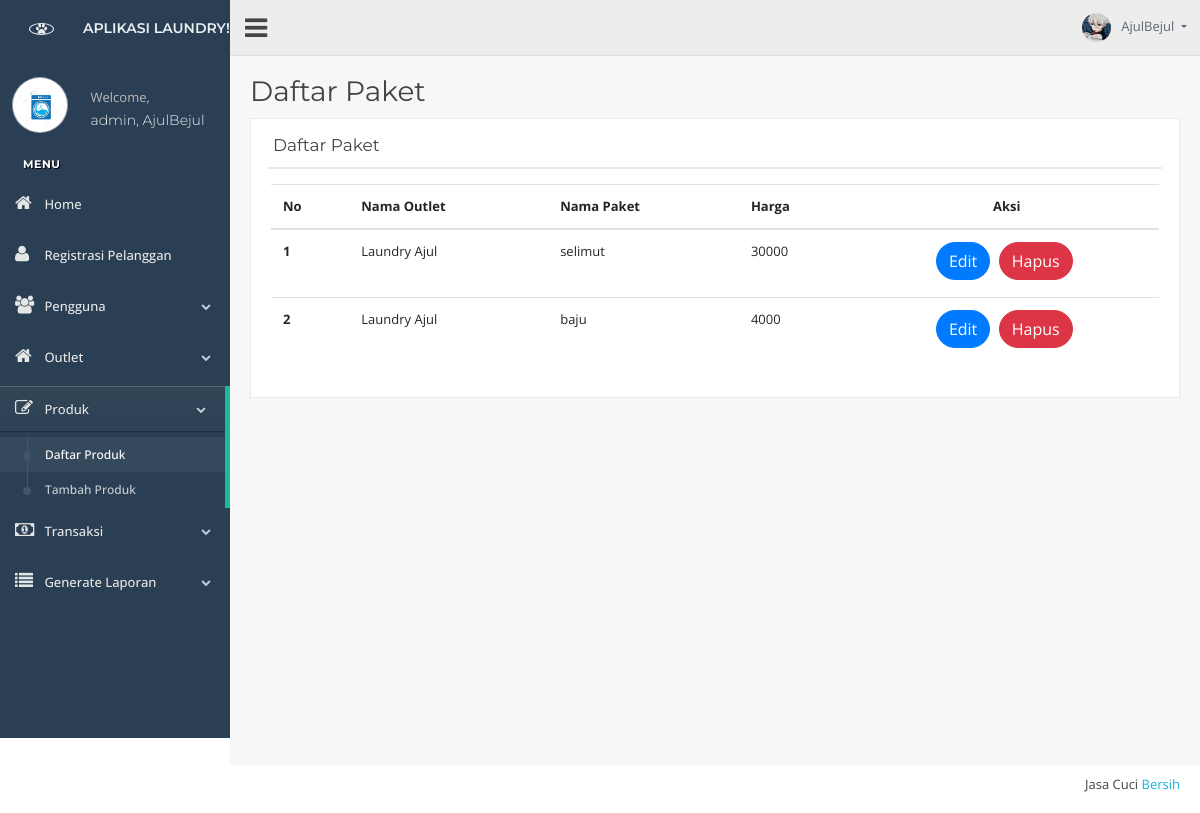
The page /views/produk/v_list_produk.php (signed in) on the database its author committed.
### tables this page shows
CREATE TABLE `tb_paket` (
  `id` int(11) NOT NULL,
  `id_outlet` int(11) NOT NULL,
  `jenis` enum('kilon','selimut','bed_cover','kaos','lain') DEFAULT NULL,
  `nama_paket` varchar(100) NOT NULL,
  `harga` int(11) NOT NULL
);

CREATE TABLE `tb_outlet` (
  `id` int(11) NOT NULL,
  `nama` varchar(100) NOT NULL,
  `alamat` text NOT NULL,
  `tlp` varchar(15) NOT NULL
);

### controllers/c_koneksi.php (called while the page is built)
<?php
class c_koneksi{
    function koneksi(){
        $conn = mysqli_connect('localhost','root','','laundry');
        if (!$conn) {
            die("Koneksi gagal: " . mysqli_connect_error());
        }else{
            return $conn;
        }
    }
}
?>

### controllers/c_produk.php (called while the page is built, shortened)
<?php
include_once 'c_koneksi.php';
class c_produk{
    function tampil(){
        $conn = new c_koneksi();
        $sql = "SELECT tb_paket.id, id_outlet, tb_outlet.nama AS outlet_nama, jenis, nama_paket, harga  FROM `tb_paket` JOIN tb_outlet ON tb_paket.id_outlet = tb_outlet.id";
        $query = mysqli_query($conn->koneksi(), $sql);
        while($q = mysqli_fetch_object($query) ){
            $hasil[] = $q;
    }
        return $hasil;
}
}
?>

### views/produk/v_list_produk.php (the view, shortened to what this page needs)
<?php
include_once '../template/header.php';
include_once '../template/sidebar.php';
include_once '../template/topbar.php';
?>
<?php
include_once '../../controllers/c_produk.php';
$produk = new c_produk();
?>
        <div class="right_col" role="main">
          <div class="">
            <div class="page-title">
              <div class="title_left">
                <h3>Daftar Paket</h3>
              </div>
              </div>
            </div>
            <div class="clearfix"></div>
            <div class="row" style="display: block;">
              <div class="col-md-12 col-sm-12  ">
                <div class="x_panel">
                  <div class="x_title">
                    <h2>Daftar Paket </h2>
                    <div class="clearfix"></div>
                  </div>
                  <div class="x_content">
                    <table class="table">
                      <thead>
                        <tr>
                          <th>No</th>
                          <th>Nama Outlet</th>
                          <th>Nama Paket</th>
                          <th>Harga</th>
                          <th><center>Aksi</center></th>
                        </tr>
                      </thead>
                      <tbody>
                      <?php
                      $no = 1;
                      foreach ($produk->tampil() as $p) {
                      ?>
                        <tr>
                          <th scope="row"><?= $no++  ?></th>
                          <td><?= $p->outlet_nama  ?></td>
                          <td><?= $p->nama_paket  ?></td>
                          <td><?= $p->harga  ?></td>
                          <td>
                            <center>
                            <a href="v_edit_produk.php?id=<?= $p->id ?>"><button type="button" class="btn btn-round btn-primary">Edit</button></a>
                            <a onclick="return confirm('Apakah yakin data akan di hapus?')" href="../../routers/r_produk.php?id=<?= $p->id ?>&aksi=hapus"><button type="button" name="hapus" class="btn btn-round btn-danger">Hapus</button></a>
                            </center>
                          </td>
                        </tr>
                      <?php } ?>
                      </tbody>
                    </table>
                  </div>
                </div>
              </div>
            </div>
          </div>
        </div>
<?php include_once '../template/footer.php';?>

### assets/css/style1.css (style rules this page uses)
body { background: #fff; color: #444; font-family: "Open Sans", sans-serif; }
a { color: #1bb1dc; text-decoration: none; transition: 0.5s; }
h1, h2, h3, h4, h5, h6 { font-family: "Montserrat", sans-serif; font-weight: 400; margin: 0 0 20px 0; padding: 0; }

### rows shown on the page
tb_paket: id_outlet.nama "Laundry Ajul", nama_paket "selimut", harga "30000"
tb_paket: id_outlet.nama "Laundry Ajul", nama_paket "baju", harga "4000"

### other values the page prints
$_SESSION['data']['role'] "admin"
$_SESSION['data']['username'] "AjulBejul"
